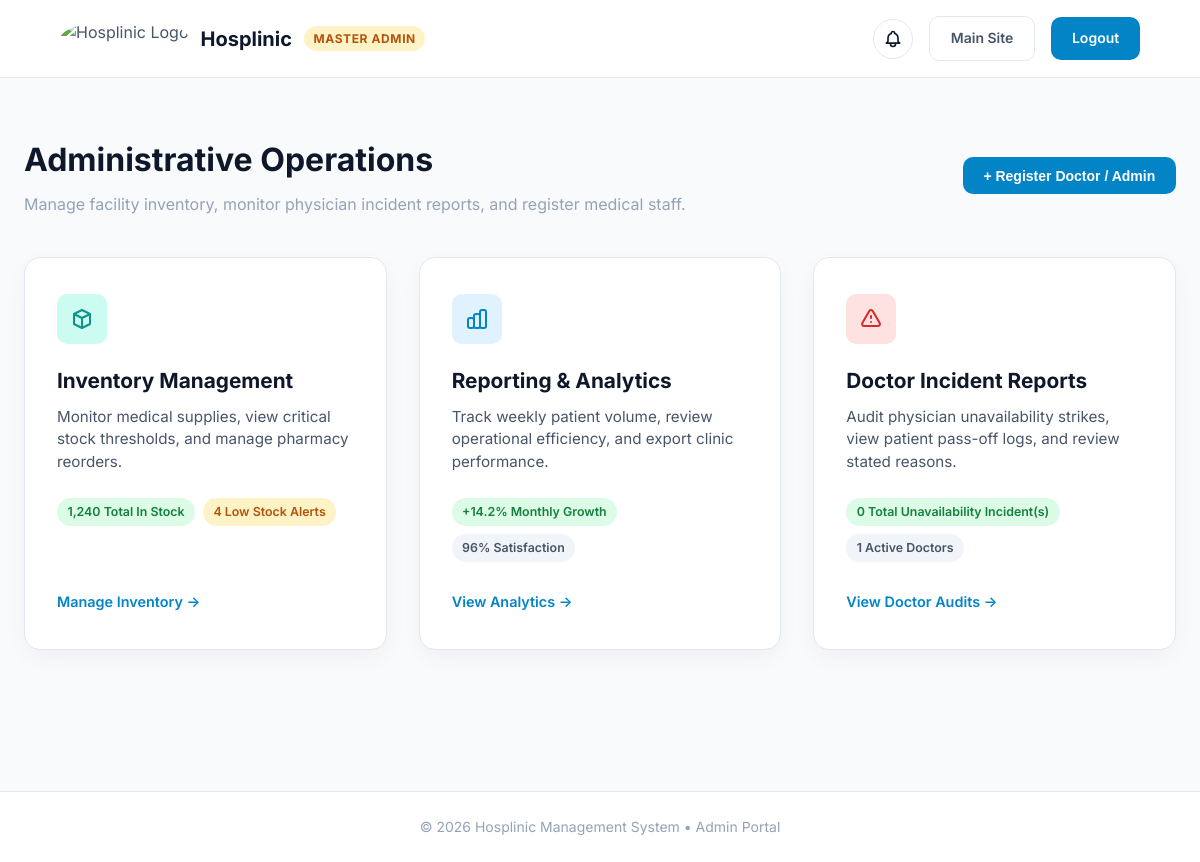
The page /admin/admin.php (signed in) on the database as committed earlier.
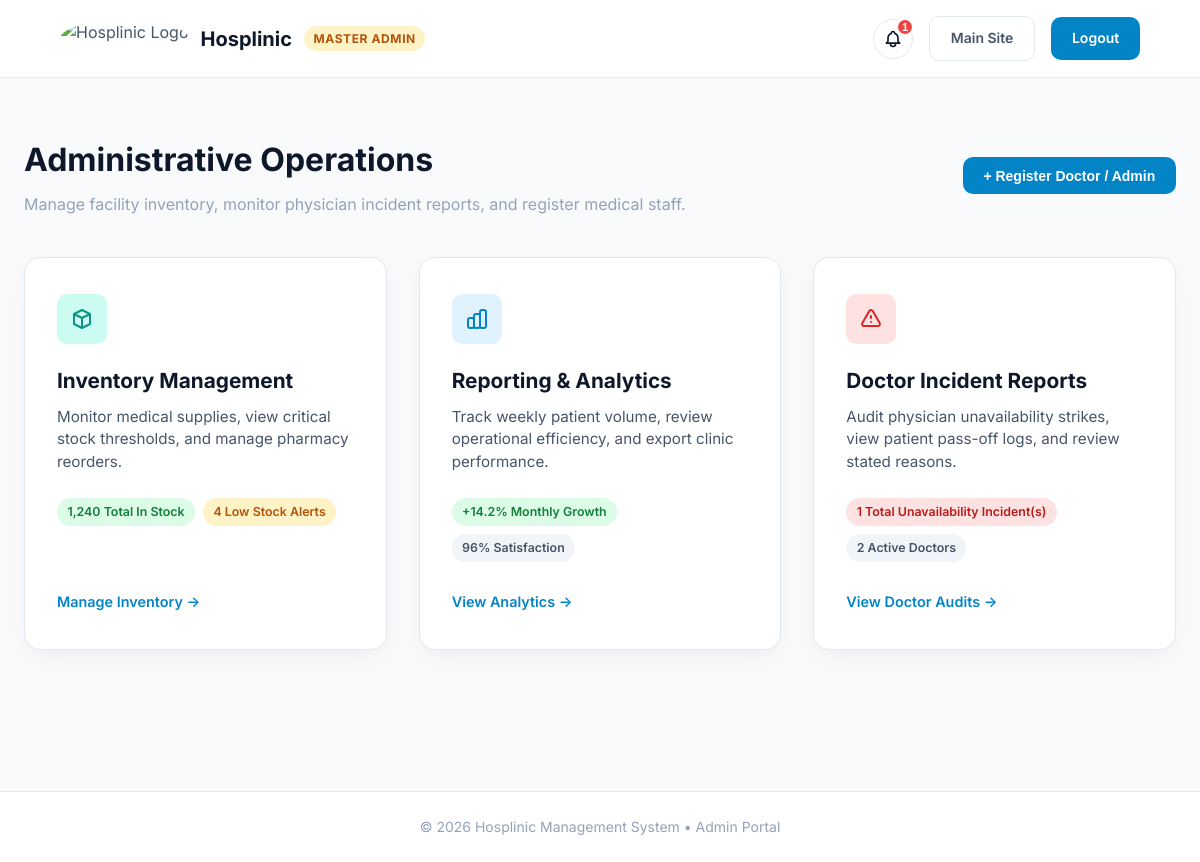
The same page on the database as committed later.
### tables this page shows
CREATE TABLE `notifications` (
  `id` int(11) NOT NULL,
  `user_id` int(11) NOT NULL,
  `title` varchar(150) NOT NULL,
  `message` text NOT NULL,
  `type` enum('confirmed','comment','reminder') DEFAULT 'confirmed',
  `is_read` tinyint(1) DEFAULT 0,
  `created_at` timestamp NOT NULL DEFAULT current_timestamp()
);

### admin/admin.php (the view, shortened to what this page needs)
<?php
require_once '../db.php';
$admin_id = $_SESSION['user_id'];
$notifStmt = $pdo->prepare("
    SELECT * FROM notifications
    WHERE user_id = :aid
    ORDER BY created_at DESC LIMIT 6
");
$notifStmt->execute([':aid' => $admin_id]);
$adminNotifications = $notifStmt->fetchAll(PDO::FETCH_ASSOC);
$unreadCount = count(array_filter($adminNotifications, fn($n) => $n['is_read'] == 0));
$docAuditStmt = $pdo->query("
    SELECT id, full_name, identifier, department, unavailable_count
    FROM users
    WHERE role = 'doctor'
    ORDER BY unavailable_count DESC, full_name ASC
");
$doctorAudits = $docAuditStmt->fetchAll(PDO::FETCH_ASSOC);
$totalDoctorStrikes = array_sum(array_column($doctorAudits, 'unavailable_count'));
?>
<!DOCTYPE html>
<html lang="en">
<head>
    <link rel="stylesheet" href="../styles/admin.css">
</head>
<body>
    <header class="navbar">
        <div class="navbar__brand">
            <img src="../images/logo.png" alt="Hosplinic Logo" class="navbar__logo">
            <h1 class="navbar__title">Hosplinic</h1>
            <span class="admin-badge">Master Admin</span>
        </div>
        <div class="navbar__actions" style="display: flex; align-items: center; gap: 1rem;">
            <div class="notif-wrapper">
                <button type="button" class="notif-btn" id="adminNotifBtn" aria-label="Notifications">
                    <?php if ($unreadCount > 0): ?>
                        <span class="notif-badge"><?= $unreadCount ?></span>
                    <?php endif; ?>
                </button>
            </div>
            <a href="../index.php" class="btn btn--outline">Main Site</a>
            <a href="../logout.php" class="btn btn--primary">Logout</a>
        </div>
    </header>
    <main class="dashboard" style="max-width: 1200px;">
        <div class="dashboard__intro" style="display:flex; justify-content:space-between; align-items:center; flex-wrap:wrap; gap:1rem; text-align:left;">
            <div>
                <h2>Administrative Operations</h2>
                <p>Manage facility inventory, monitor physician incident reports, and register medical staff.</p>
            </div>
            <button class="btn btn--primary" id="openStaffModal">+ Register Doctor / Admin</button>
        </div>
        <div class="dashboard__grid" style="grid-template-columns: repeat(auto-fit, minmax(320px, 1fr));">
            <div class="card" id="openInventoryModal" role="button" tabindex="0">
                <div>
                    <div class="card__icon card__icon--teal">
                        <svg width="24" height="24" fill="none" viewBox="0 0 24 24" stroke="currentColor">
                            <path stroke-linecap="round" stroke-linejoin="round" stroke-width="2" d="M20 7l-8-4-8 4m16 0l-8 4m8-4v10l-8 4m0-10L4 7m8 4v10M4 7v10l8 4" />
                        </svg>
                    </div>
                    <h3 class="card__title">Inventory Management</h3>
                    <p class="card__desc">Monitor medical supplies, view critical stock thresholds, and manage pharmacy reorders.</p>
                    <div class="pill-group">
                        <span class="pill pill--ok">1,240 Total In Stock</span>
                        <span class="pill pill--warn">4 Low Stock Alerts</span>
                    </div>
                </div>
                <span class="card__link">Manage Inventory &rarr;</span>
            </div>
            <div class="card" id="openAnalyticsModal" role="button" tabindex="0">
                <div>
                    <div class="card__icon card__icon--blue">
                    </div>
                    <h3 class="card__title">Reporting & Analytics</h3>
                    <p class="card__desc">Track weekly patient volume, review operational efficiency, and export clinic performance.</p>
                    <div class="pill-group">
                        <span class="pill pill--ok">+14.2% Monthly Growth</span>
                        <span class="pill pill--neutral">96% Satisfaction</span>
                    </div>
                </div>
                <span class="card__link">View Analytics &rarr;</span>
            </div>
            <div class="card" id="openUnavailReportModal" role="button" tabindex="0">
                <div>
                    <div class="card__icon" style="background:#fee2e2; color:#dc2626;">
                        <svg width="24" height="24" fill="none" viewBox="0 0 24 24" stroke="currentColor">
                            <path stroke-linecap="round" stroke-linejoin="round" stroke-width="2" d="M12 9v2m0 4h.01m-6.938 4h13.856c1.54 0 2.502-1.667 1.732-3L13.732 4c-.77-1.333-2.694-1.333-3.464 0L3.34 16c-.77 1.333.192 3 1.732 3z" />
                        </svg>
                    </div>
                    <h3 class="card__title">Doctor Incident Reports</h3>
                    <p class="card__desc">Audit physician unavailability strikes, view patient pass-off logs, and review stated reasons.</p>
                    <div class="pill-group">
                        <span class="pill <?= $totalDoctorStrikes > 0 ? 'pill--danger' : 'pill--ok' ?>">
                            <?= $totalDoctorStrikes ?> Total Unavailability Incident(s)
                        </span>
                        <span class="pill pill--neutral"><?= count($doctorAudits) ?> Active Doctors</span>
                    </div>
                </div>
                <span class="card__link">View Doctor Audits &rarr;</span>
            </div>
        </div>
    </main>
    <footer class="footer">
        <p>&copy; <?= date('Y') ?> Hosplinic Management System &bull; Admin Portal</p>
    </footer>
</body>
</html>

### styles/admin.css (style rules this page uses)
:root { --primary: #0284c7; --primary-dark: #0369a1; --primary-light: #e0f2fe; --accent-teal: #0d9488; --accent-light: #ccfbf1; --bg-body: #f8fafc; --bg-surface: #ffffff; --text-dark: #0f172a; --text-body: #475569; --text-muted: #94a3b8; --border-subtle: #e2e8f0; --radius-md: 10px; --radius-lg: 16px; --shadow-sm: 0 1px 3px rgba(0, 0, 0, 0.05); --shadow-md: 0 8px 24px -4px rgba(15, 23, 42, 0.06); --shadow-hover: 0 16px 32px -8px rgba(2, 132, 199, 0.18); --transition: all 0.25s cubic-bezier(0.4, 0, 0.2, 1); }
*, *::before, *::after { box-sizing: border-box; margin: 0; padding: 0; }
body { font-family: 'Inter', system-ui, -apple-system, sans-serif; background-color: var(--bg-body); color: var(--text-body); line-height: 1.6; min-height: 100vh; display: flex; flex-direction: column; }
.navbar { background: var(--bg-surface); border-bottom: 1px solid var(--border-subtle); padding: 1rem 5%; display: flex; justify-content: space-between; align-items: center; position: sticky; top: 0; z-index: 50; }
.navbar__brand { display: flex; align-items: center; gap: 0.75rem; }
.navbar__logo { height: 38px; width: auto; object-fit: contain; border-radius: 50%; }
.navbar__title { font-size: 1.25rem; font-weight: 700; color: var(--text-dark); }
.admin-badge { background-color: #fef3c7; color: #b45309; font-size: 0.75rem; font-weight: 700; padding: 0.2rem 0.6rem; border-radius: 9999px; letter-spacing: 0.05em; text-transform: uppercase; }
.navbar__actions { display: flex; gap: 0.75rem; }
.btn { display: inline-flex; align-items: center; justify-content: center; font-weight: 600; font-size: 0.875rem; padding: 0.65rem 1.3rem; border-radius: var(--radius-md); border: none; cursor: pointer; text-decoration: none; transition: var(--transition); }
.btn--primary { background-color: var(--primary); color: #ffffff; }
.btn--outline { background-color: transparent; color: var(--text-body); border: 1px solid var(--border-subtle); }
.dashboard { flex: 1; max-width: 1000px; width: 100%; margin: 0 auto; padding: 3.5rem 1.5rem; }
.dashboard__intro { text-align: center; margin-bottom: 2.5rem; }
.dashboard__intro h2 { font-size: 2rem; color: var(--text-dark); margin-bottom: 0.4rem; }
.dashboard__intro p { color: var(--text-muted); font-size: 1rem; }
.dashboard__grid { display: grid; grid-template-columns: repeat(auto-fit, minmax(320px, 1fr)); gap: 2rem; }
.card { background: var(--bg-surface); border-radius: var(--radius-lg); border: 1px solid var(--border-subtle); padding: 2.25rem 2rem; display: flex; flex-direction: column; justify-content: space-between; box-shadow: var(--shadow-md); transition: var(--transition); cursor: pointer; }
.card__icon { width: 50px; height: 50px; border-radius: var(--radius-md); display: flex; align-items: center; justify-content: center; margin-bottom: 1.25rem; }
.card__icon--blue { background: var(--primary-light); color: var(--primary); }
.card__icon--teal { background: var(--accent-light); color: var(--accent-teal); }
.card__title { font-size: 1.3rem; color: var(--text-dark); font-weight: 700; margin-bottom: 0.5rem; }
.card__desc { color: var(--text-body); font-size: 0.95rem; line-height: 1.5; margin-bottom: 1.5rem; }
.pill-group { display: flex; flex-wrap: wrap; gap: 0.5rem; margin-bottom: 1.75rem; }
.pill { font-size: 0.775rem; font-weight: 600; padding: 0.25rem 0.65rem; border-radius: 9999px; }
.pill--ok { background: #dcfce7; color: #15803d; }
.pill--warn { background: #fef3c7; color: #b45309; }
.pill--danger { background: #fee2e2; color: #b91c1c; }
.pill--neutral { background: #f1f5f9; color: var(--text-body); }
.card__link { font-weight: 600; font-size: 0.9rem; color: var(--primary); display: inline-flex; align-items: center; gap: 0.3rem; transition: var(--transition); }
.footer { background: var(--bg-surface); border-top: 1px solid var(--border-subtle); padding: 1.5rem; text-align: center; font-size: 0.875rem; color: var(--text-muted); margin-top: auto; }

Rows that differ between the two databases and show on the page:
added notifications: is_read "1"
Other text that changed with them:
$totalDoctorStrikes: "0" → "1"
count($doctorAudits): "1" → "2"
